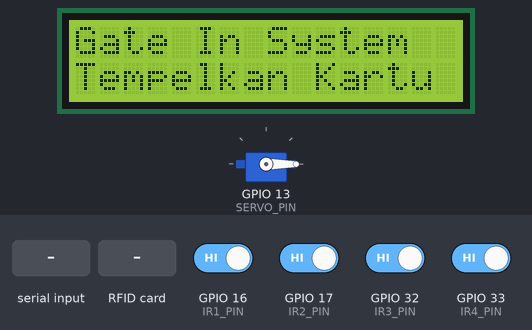
A sketch run on a simulated ESP32. On the bench: 16×2 character LCD, servo. The inputs (shaded band) are chosen by the test bench; at power-on: GPIO 16 (IR1_PIN), GPIO 17 (IR2_PIN), GPIO 32 (IR3_PIN), GPIO 33 (IR4_PIN) HIGH. What the sketch prints to the serial monitor is not drawn.

Above: at 1.3 s.
1.4 s: "GATE_VALID\n" received over Serial
At 2.1 s:
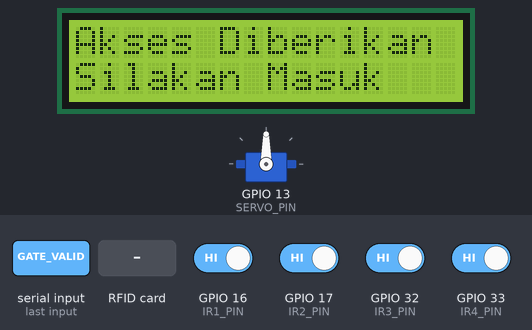
2.9 s: RFID card 5E 7A 19 C4 held to the reader
At 3.6 s:
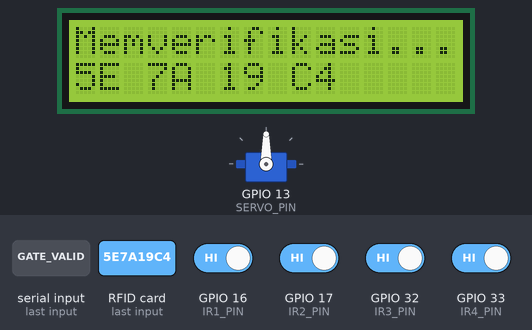
4.4 s: "GATE_INVALID\n" received over Serial
At 6.2 s:
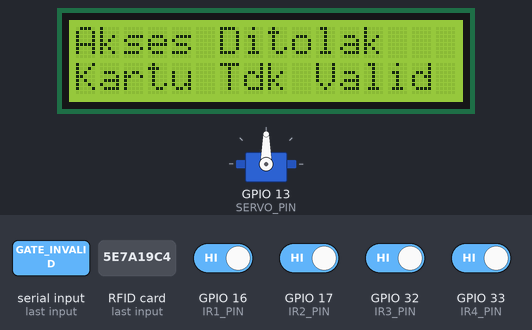
7.4 s: "SERVER_ERROR\n" received over Serial
At 8.0 s:
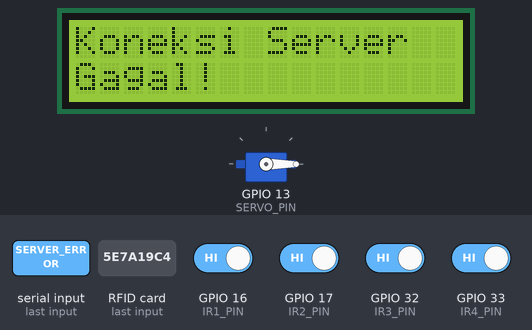
8.9 s: RFID card 5E 7A 19 C4 held to the reader
At 9.5 s:
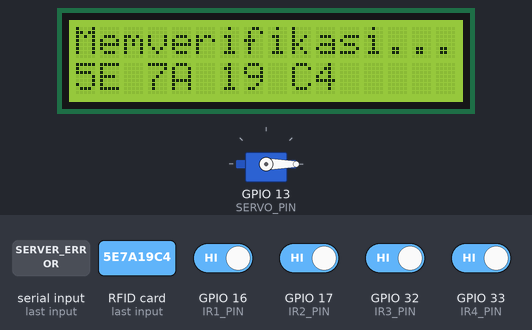
Timing chart, 0 to 11.4 s (numbered marks = the images above; inputs shaded):
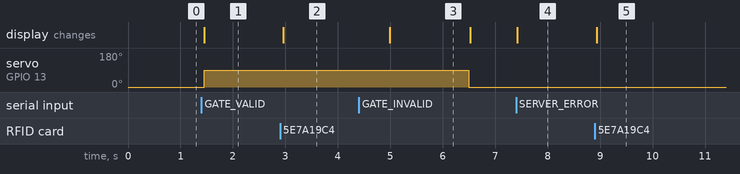

The sketch:

ir_lcd.ino
```cpp
#include <SPI.h>
#include <MFRC522.h>
#include <LiquidCrystal_I2C.h>
#include <ESP32Servo.h>

#define SS_PIN    5   // RFID SDA
#define RST_PIN   4   // RFID RST
#define SCK_PIN   18  // RFID SCK
#define MISO_PIN  19  // RFID MISO
#define MOSI_PIN  23  // RFID MOSI
#define SERVO_PIN 13  // Servo Motor
#define IR1_PIN   16  // Sensor Parkir 1
#define IR2_PIN   17  // Sensor Parkir 2
#define IR3_PIN   32  // Sensor Parkir 3
#define IR4_PIN   33 // Sensor Parkir 4

MFRC522 mfrc522(SS_PIN, RST_PIN);
LiquidCrystal_I2C lcd(0x27, 16, 2);
Servo gateServo;

unsigned long gateOpenMillis = 0;
const long gateTimeout = 5000;
bool isGateOpen = false;

void setup() {
  Serial.begin(115200);
  SPI.begin(SCK_PIN, MISO_PIN, MOSI_PIN, SS_PIN);
  mfrc522.PCD_Init();

  lcd.begin();
  lcd.backlight();
  displayLCD("Gate In System", "Tempelkan Kartu");

  gateServo.attach(SERVO_PIN);
  gateServo.write(0);

  pinMode(IR1_PIN, INPUT_PULLUP);
  pinMode(IR2_PIN, INPUT_PULLUP);
  pinMode(IR3_PIN, INPUT_PULLUP);
  pinMode(IR4_PIN, INPUT_PULLUP);

  Serial.println("=== Sistem Gate Serial Aktif ===");
}

void loop() {
  handleRFIDGateCheck();
  handleSerialFromServer();

  if (isGateOpen && (millis() - gateOpenMillis > gateTimeout)) {
    closeGate();
  }

  checkParkingSensor(IR1_PIN, "P1");
  checkParkingSensor(IR2_PIN, "P2");
  checkParkingSensor(IR3_PIN, "P3");
  checkParkingSensor(IR4_PIN, "P4");
  delay(100);
}

void handleRFIDGateCheck() {
  if (!mfrc522.PICC_IsNewCardPresent() || !mfrc522.PICC_ReadCardSerial()) {
    return;
  }

  String rfidTag = "";
  for (byte i = 0; i < mfrc522.uid.size; i++) {
    rfidTag.concat(String(mfrc522.uid.uidByte[i] < 0x10 ? " 0" : " "));
    rfidTag.concat(String(mfrc522.uid.uidByte[i], HEX));
  }
  rfidTag.toUpperCase();
  rfidTag.trim();
  Serial.println("RFID_SCAN:" + rfidTag);
  displayLCD("Memverifikasi...", rfidTag);
  mfrc522.PICC_HaltA();
  mfrc522.PCD_StopCrypto1();

  delay(2000);
}

void handleSerialFromServer() {
  if (Serial.available() > 0) {
    String command = Serial.readStringUntil('\n');
    command.trim();

    if (command == "GATE_VALID") {
      displayLCD("Akses Diberikan", "Silakan Masuk");
      openGate();
    } else if (command == "GATE_INVALID") {
      displayLCD("Akses Ditolak", "Kartu Tdk Valid");
    } else if (command == "SERVER_ERROR") {
      displayLCD("Koneksi Server", "Gagal!");
    }
  }
}

void checkParkingSensor(int pin, String slotName) {
  static int lastStatus = -1;
  int currentStatus = digitalRead(pin);

  if (currentStatus != lastStatus) {
    int is_occupied = (currentStatus == LOW) ? 1 : 0;
    Serial.println("PARKING:" + slotName + "=" + String(is_occupied));
    lastStatus = currentStatus;
  }
}

void displayLCD(String line1, String line2) {
  lcd.clear();
  lcd.setCursor(0, 0);
  lcd.print(line1.substring(0, 16));
  lcd.setCursor(0, 1);
  lcd.print(line2.substring(0, 16));
}

void openGate() {
  gateServo.write(90);
  isGateOpen = true;
  gateOpenMillis = millis();
}

void closeGate() {
  gateServo.write(0);
  isGateOpen = false;
  displayLCD("Sistem Siap", "Tempelkan Kartu");
}


// #include <SPI.h>
// #include <MFRC522.h>
// #include <LiquidCrystal_I2C.h>
// #include <ESP32Servo.h>

// // ---------------- PIN KONFIGURASI ----------------
// #define SS_PIN    5
// #define RST_PIN   4
// #define SCK_PIN   18
// #define MISO_PIN  19
// #define MOSI_PIN  23
// #define IR1_PIN   16
// #define IR2_PIN   17
// #define IR3_PIN   32
// #define SERVO_PIN 13
// #define RED_LED_PIN 2
// #define GREEN_LED_PIN 0


// // ---------------- INISIALISASI ----------------
// MFRC522 mfrc522(SS_PIN, RST_PIN);
// LiquidCrystal_I2C lcd(0x27, 20, 4);
// Servo gateServo;

// // ---------------- VARIABEL GLOBAL ----------------
// int parkingStatus[3];
// int lastParkingStatus[3] = {-1, -1, -1};

// String lastTag = "";
// bool tagDetected = false;
// unsigned long lastTagTime = 0;
// const unsigned long tagTimeout = 10000;

// void setup() {
//   Serial.begin(115200);  // kirim data ke komputer via RX/TX
//   delay(500);

//   // Inisialisasi RFID
//   SPI.begin(SCK_PIN, MISO_PIN, MOSI_PIN, SS_PIN);
//   mfrc522.PCD_Init();

//   // LCD
//   lcd.begin();
//   lcd.backlight();
//   lcd.setCursor(0, 0);
//   lcd.print("RFID Parking Ready");

//   // Servo
//   gateServo.attach(SERVO_PIN);
//   gateServo.write(0); // posisi awal tertutup

//   // Sensor IR
//   pinMode(IR1_PIN, INPUT_PULLUP);
//   pinMode(IR2_PIN, INPUT_PULLUP);
//   pinMode(IR3_PIN, INPUT_PULLUP);
//   pinMode(RED_LED_PIN, OUTPUT);
//   pinMode(GREEN_LED_PIN, OUTPUT);

//   Serial.println("=== SISTEM PARKIR SERIAL MODE ===");
// }

// void loop() {
//   handleRFID();
//   handleParking();
//   digitalWrite(RED_LED_PIN, HIGH);

//   // Tutup gate jika tag dilepas lebih dari 3 detik
//   if (tagDetected && millis() - lastTagTime > tagTimeout) {
//     tagDetected = false;
//     lastTag = "";
//     closeGate();
//   }

//   delay(100);
// }

// // ---------------- RFID HANDLER ----------------
// void handleRFID() {
//   bool cardPresent = mfrc522.PICC_IsNewCardPresent() && mfrc522.PICC_ReadCardSerial();

//   if (cardPresent) {
//     // Ambil UID RFID
//     String rfidTag = "";
//     for (byte i = 0; i < mfrc522.uid.size; i++) {
//       rfidTag += String(mfrc522.uid.uidByte[i] < 0x10 ? "0" : "");
//       rfidTag += String(mfrc522.uid.uidByte[i], HEX);
//     }
//     rfidTag.toUpperCase();

//     // Jika tag baru terdeteksi
//     if (rfidTag != lastTag) {
//       lastTag = rfidTag;
//       tagDetected = true;
//       lastTagTime = millis();

//       Serial.println("====================");
//       Serial.println("RFID Tag: " + rfidTag);
//       Serial.println("SEND_RFID:" + rfidTag); // kirim ke PC

//       displayLCD("Kartu Terdeteksi", rfidTag);
//       digitalWrite(RED_LED_PIN, LOW);
//       digitalWrite(GREEN_LED_PIN, HIGH);

//       // Servo buka gate
//       openGate();
//     }

//     mfrc522.PICC_HaltA();
//     mfrc522.PCD_StopCrypto1();
//   }
//   else {
//     // Jika tidak ada kartu selama > 1 detik dan sebelumnya tag aktif
//     if (tagDetected && (millis() - lastTagTime > 5000)) {
//       tagDetected = false;
//       lastTag = "";
//       closeGate();  // Tutup gate kembali
//       digitalWrite(GREEN_LED_PIN, LOW);
//       digitalWrite(RED_LED_PIN, HIGH);
//       displayLCD("Kartu Dilepas", "Gate Tertutup");
//     }
//   }
// }

// // ---------------- PARKIR HANDLER ----------------
// void handleParking() {
//   parkingStatus[0] = digitalRead(IR1_PIN) == LOW ? 1 : 0;
//   parkingStatus[1] = digitalRead(IR2_PIN) == LOW ? 1 : 0;
//   parkingStatus[2] = digitalRead(IR3_PIN) == LOW ? 1 : 0;

//   for (int i = 0; i < 3; i++) {
//     if (parkingStatus[i] != lastParkingStatus[i]) {
//       Serial.println("SEND_SLOT:P" + String(i+1) + "=" + String(parkingStatus[i]));
//       lastParkingStatus[i] = parkingStatus[i];
//     }
//   }

//   int sisa = 3 - (parkingStatus[0] + parkingStatus[1] + parkingStatus[2]);
//   String line1 = "P1:" + String(parkingStatus[0]) + " P2:" + String(parkingStatus[1]) + " P3:" + String(parkingStatus[2]);
//   String line2 = "Sisa Slot: " + String(sisa);
//   displayLCD(line1, line2);
// }

// // ---------------- LCD & SERVO ----------------
// void displayLCD(String line1, String line2) {
//   lcd.clear();
//   lcd.setCursor(0, 0);
//   lcd.print(line1);
//   lcd.setCursor(0, 1);
//   lcd.print(line2);
// }

// void openGate() {
//   gateServo.write(90);
//   lcd.setCursor(0, 2);
//   lcd.print("Gate TERBUKA");
//   digitalWrite(GREEN_LED_PIN, HIGH);
//   digitalWrite(RED_LED_PIN, LOW);
// }

// void closeGate() {
//   gateServo.write(0);
//   lcd.clear();
//   lcd.setCursor(0, 0);
//   lcd.print("Gate TERTUTUP");
//   digitalWrite(GREEN_LED_PIN, LOW);
//   digitalWrite(RED_LED_PIN, HIGH);
// }
```

Measured:
- after the input at 1.4 s, servo on GPIO 13 (SERVO_PIN): 0° → 90° after 0.05 s; the display: changes after 0.05 s (image 1)
- after the input at 2.9 s, the display: changes after 0.06 s (image 2)
- after the input at 4.4 s, the display: changes after 0.59 s (image 3)
- after the input at 7.4 s, the display: changes at once (image 4)
- after the input at 8.9 s, the display: changes at once (image 5)
- what the display in image 3 shows lasts 1.5 s, from 5.0 s to 6.5 s
